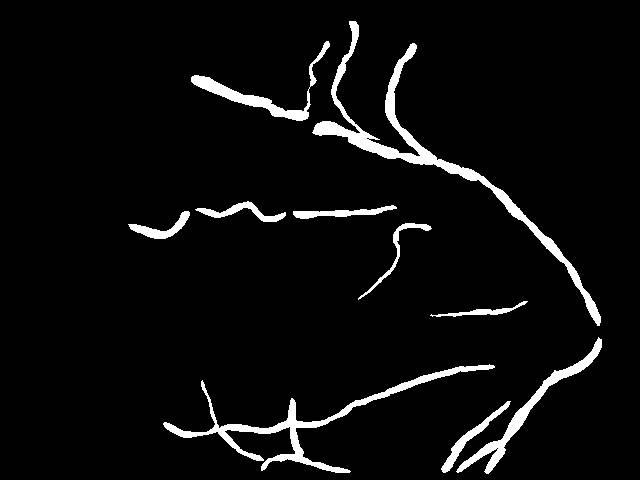
#> input picture icp/test_B_1_no_scale.png, 640 x 480 px, given in place of s013_fundus.jpg, which was not available
$ python iterative_icp.py
#> lines starting #> are read from the running program, lines starting #| are printed output that depends on the picture; after the words box and inside, x2 and y2 are one past the last pixel; in counts of white or black regions, pixels touching at a corner belong together; pictures that were not available may be replaced by others from this repository, and a replacement may not be noted
### icp/main.py
import time
import numpy as np
from typing import Tuple
from uav import uav
import imageio.v2 as imageio

def _write_png(img: np.ndarray, path: str) -> None:
    """Write a 2D uint8 grayscale image to a PNG file using imageio."""
    if img.ndim != 2:
        raise ValueError("_write_png expects a 2D grayscale image")
    imageio.imwrite(path, np.ascontiguousarray(img, dtype=np.uint8))


# [20 lines left out: functions generate_points, rotate_points, to3, not called in this run]


def render_points(pts: np.ndarray, path: str, img_size: Tuple[int, int] = (512, 512), pad: float = 0.0) -> None:
    """Render points using raw coordinates without scaling.
    Assumes pts are in pixel units with x-right, y-up. z (if present) is ignored.
    """
    if pts.shape[1] >= 2:
        pts2 = pts[:, :2]
    else:
        raise ValueError("pts must have at least 2 columns for x,y")

    h, w = img_size
    # Round to nearest integer pixel and map y-up to image row index (top=0)
    px = np.rint(pts2[:, 0]).astype(int)
    py_up = np.rint(pts2[:, 1]).astype(int)
    py = (h - 1) - py_up

    # Clip to image bounds
    px = np.clip(px, 0, w - 1)
    py = np.clip(py, 0, h - 1)

    img = np.zeros((h, w), dtype=np.uint8)
    img[py, px] = 255
    _write_png(img, path)

# [49 lines left out: functions _read_points_from_image, render_overlay, not called in this run]

def reduce_points(pts: np.ndarray, factor: int) -> np.ndarray:
    """Reduce the number of points by keeping every 'factor'-th point."""
    if factor <= 0:
        raise ValueError("factor must be a positive integer")
    idx = np.random.choice(len(pts), size=len(pts)//factor, replace=False)
    return pts[idx]

# [57 lines left out: function main, not called in this run]

    # end3 = time.time()
    # print(f"Total time: {end3 - end2:.4f} seconds")

# def match_fundus()


# [3 lines that do not run on import are left out]
    # end = time.time()
    # print(f"Total execution time: {end - start:.4f} seconds")

### icp/iterative_icp.py
import glob
from PIL import Image
import numpy as np
from main import render_points, render_overlay, reduce_points
from uav import uav
from skimage.morphology import skeletonize
from scipy.ndimage import label
import time

"""
    讀取 icp/fundus/ 資料夾中的眼底影像，及 icp/predictions/ 資料夾中的預測影像，
    使用 uav 方法對齊血管點，並將對齊結果以影像形式保存到 icp/match/ 資料夾中
    命名格式：
    icp/fundus/s001_fundus.jpg
    icp/predictions/s001_t00628f00.png
    輸出格式：
    icp/match/s001_t00628f00_overlay.png
    其中 s001 為眼底影像編號，t00628f00 為預測影像編號
"""

def preprocess_image(arr: np.ndarray) -> np.ndarray:
    """
    對輸入的灰階影像陣列進行預處理，包含 skeletonize（消除中間的那顆球）、去除左邊框框的痕跡，以及去除太小的點。

    Args:
        arr (np.ndarray): 輸入的黑白影像陣列，元素應為 0 或 1。

    Returns:
        np.ndarray: 預處理後的二值化影像陣列。
    """
    # skeletonize
    skeleton = skeletonize(arr)
    if skeleton.shape[0] == 640:
        skeleton[125:130, : ] = 0
    elif skeleton.shape[0] == 540:
        skeleton[133:187, 120:169 ] = 0

    # Remove small objects
    min_size = 10

    structure = np.ones((3, 3), dtype=np.uint)
    labeled_image, _ = label(skeleton, structure=structure)
    sizes = np.bincount(labeled_image.ravel())
    mask = sizes >= min_size
    mask[0] = 0
    cleaned_image = mask[labeled_image]

    return cleaned_image

def _read_points(path: str, threshold: int = 127, inverse: bool = True, cut: int = 540, three_d: bool = True) -> np.ndarray:
    """
    從眼底影像讀取血管點座標。
    讀取灰階圖，將像素值大於 threshold 的視為血管點（白色），
    如果 inverse=True，則反轉顏色（黑色視為血管點）。
    並回傳這些點的 (x,y) 座標，單位為像素，原點在左下角，x 向右、y 向上。

    Args:
        path (str): 影像檔案路徑。
        threshold (int, optional): 二值化閾值，預設為 127。
        inverse (bool, optional): 是否反轉顏色，預設為 True。
        three_d (bool, optional): 是否回傳 (x,y,1) 形狀的陣列，預設為 True。

    Returns:
        np.ndarray: 血管點的 (x,y) 座標陣列，形狀為 (N, 3)，如果設定為 three_d=True，則回傳 (x,y,1) 形狀的陣列。
    """
#> called with path = './icp/fundus/s013_fundus.jpg', threshold = 127, inverse = True, cut = 540, three_d = True
    img = Image.open(path).convert("L")
    arr = np.asarray(img)
    arr = arr[:, cut:]
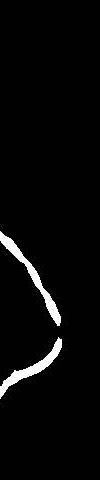
#> arr: shape (480, 100); min 0, max 255, mean 9
    arr = np.flipud(arr).T # 轉置並上下翻轉，使原點在左下角
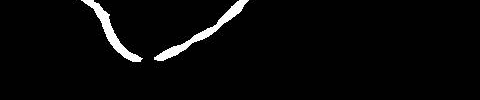
#> arr: shape (100, 480); min 0, max 255, mean 9
    arr = np.where(arr > threshold, 1, 0).astype(bool)
#> arr: shape (100, 480) bool; 3.1% white; 2 white regions, box (x1, y1, x2, y2) and area: (154, 0, 249, 61) 801, (81, 0, 143, 62) 703
    if inverse:
        arr = 1 - arr
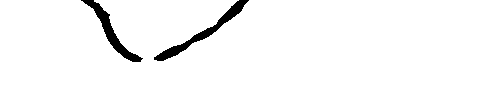
#> arr: shape (100, 480) int64; values 0 (black) and 1 (white), 96.9% white; 2 black regions, box (x1, y1, x2, y2) and area: (154, 0, 249, 61) 801, (81, 0, 143, 62) 703

    arr = preprocess_image(arr)
#> in preprocess_image, `skeleton = skeletonize(arr)`:
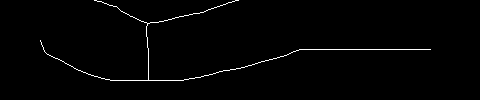
#> skeleton: shape (100, 480) bool; 1.2% white in thin lines or dots, all inside (x1, y1, x2, y2) = (40, 0, 431, 81)
#> in preprocess_image, `sizes = np.bincount(labeled_image.ravel())`: sizes = [47401, 599]
#> in preprocess_image, `mask = sizes >= min_size`: mask = [True, True]

    points = np.argwhere(arr == True)
#> points = 599 pairs, first value 0 to 80, second value 40 to 430
    if three_d:
        points = np.insert(points, 2, 1, axis=1)
#> points = 599 rows, first 8: [0, 94, 1], [0, 95, 1], [0, 96, 1], [0, 235, 1], [0, 236, 1], [0, 237, 1], [0, 238, 1], [1, 97, 1]
    return points

def _get_initial_RT():
    suggested_s = np.diag([.48, .48, 1])
    theta = np.deg2rad(5)
    c, s = np.cos(theta), np.sin(theta)
    Rz = np.array([
        [c, -s, 0],
        [s,  c, 0],
        [0,  0, 1]
    ], dtype=np.float64)

    suggested_R = Rz @ np.diag([-1, 1, 1])
    R = suggested_s @ suggested_R
    t = np.array([415, 15, 0])

    return R, t

def main():
    fundus_name = "s013"
    fundus_path = f"./icp/fundus/{fundus_name}_fundus.jpg"
    image_path_filter = f"./icp/predictions/{fundus_name}_*.png"
    image_path = sorted(glob.glob(image_path_filter))

    fundus_points = _read_points(fundus_path, threshold=127, inverse=True, cut=540, three_d=True)
#> fundus_points has the same summary as points in _read_points
    cal_fundus_points = reduce_points(fundus_points, factor=1)
#> in reduce_points, `idx = np.random.choice(len(pts), size=len(pts)//factor, replace=False)`: idx = 599 values, max 598 at index 327, min 0 at index 155, mean 299
#> cal_fundus_points = 599 rows, first 8: [21, 161, 1], [7, 216, 1], [76, 96, 1], [66, 72, 1], [49, 343, 1], [55, 284, 1], [49, 357, 1], [79, 187, 1]
    # image_points = []
    render_points(cal_fundus_points, './icp/test_A.png', img_size=(360, 540))
#> in render_points, `pts2 = pts[:, :2]`: pts2 = 599 pairs, first value 0 to 80, second value 40 to 430
#> in render_points, `px = np.rint(pts2[:, 0]).astype(int)`: px = 599 values, max 80 at index 8, min 0 at index 34, mean 49.34
#> in render_points, `py_up = np.rint(pts2[:, 1]).astype(int)`: py_up = 599 values, max 430 at index 158, min 40 at index 268, mean 207.8
#> in render_points, `py = (h - 1) - py_up`: py = 599 values, max 319 at index 268, min -71 at index 158, mean 151.2
#> in render_points, `py = np.clip(py, 0, h - 1)`: py = 599 values, max 319 at index 268, min 0 at index 17, mean 155.4
#> in _write_png, `imageio.imwrite(path, np.ascontiguousarray(img, dtype=np.uint8))`:
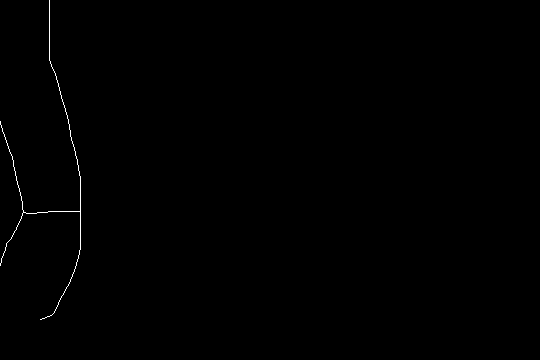
#> saved as test_A.png: shape (360, 540); 0.27% white in thin lines or dots, all inside (x1, y1, x2, y2) = (0, 0, 81, 320)

    R, t = _get_initial_RT()

    for idx, path in enumerate(image_path):
        print(f"{idx+1}/{len(image_path)} Processing {path}...")
        pts = _read_points(path, threshold=127, inverse=False, cut=0, three_d=True)
        cal_pts = reduce_points(pts, factor=2)

        if idx == 0:
            render_points(pts, f'./icp/test_B.png', img_size=(480, 640))

        # image_points.append(pts)
        R, t = uav(cal_fundus_points, cal_pts, B_w = 640, B_h = 480, neighbor_threshold=4000, max_it=10, max_tol=1e-2, suggested_Rs=R, suggested_t=t)
        render_overlay(fundus_points, pts @ R + t, np.empty((0, 2)), f"./icp/match/{path.split('/')[-1][:-4]}_overlay.png", img_size=(360, 540))

    # render_points(image_points[0], './icp/test_B.png', img_size=(480, 640))


if __name__ == "__main__":
    start = time.time()
    main()
    end = time.time()
    print(f"Total time: {end - start:.4f} seconds")
